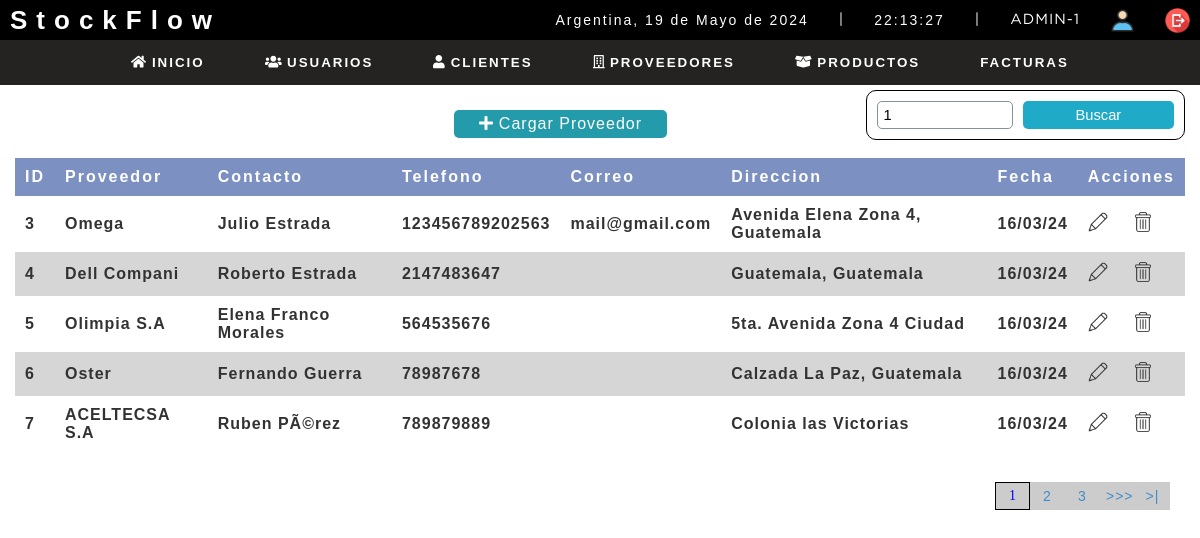
Screenshot of /sistema/buscar_proveedor.php?busqueda=1 (signed in) with the database file from the repository.
### tables this page shows
CREATE TABLE `proveedor` (
  `codproveedor` int(11) NOT NULL,
  `proveedor` varchar(100) DEFAULT NULL,
  `contacto` varchar(100) DEFAULT NULL,
  `telefono` bigint(11) DEFAULT NULL,
  `correo` varchar(200) DEFAULT NULL,
  `direccion` text DEFAULT NULL,
  `date_add` datetime NOT NULL DEFAULT current_timestamp(),
  `usuario_id` int(11) NOT NULL,
  `estatus` int(11) NOT NULL DEFAULT 1
);

### sistema/buscar_proveedor.php (the view, shortened to what this page needs)
<?php
include "../conexion.php";
?>
<!DOCTYPE html>
<html lang="en">
<head>
	<?php  include "include/scripts.php" ?>
</head>
<body>
	<?php include "include/header.php" ?>
	<section id="container">
        <?php
            $busqueda =strtolower($_REQUEST['busqueda']);
        ?>
        <h1><i class="far fa-building"></i> Lista de Proveedores</h1>
        <a href="registro_proveedor.php" class="btn_new"><i class="fas fa-plus"></i> Cargar Proveedor</a>
        <form action="buscar_proveedor.php" method="get" class="form_search">
            <input type="text" name="busqueda" id="busqueda" placeholder="Buscar" value="<?php echo $busqueda; ?>">
            <input type="submit" value="Buscar" class="btn_search">
        </form>
        <table>
            <tr>
                <th>ID</th>
                <th>Proveedor</th>
                <th>Contacto</th>
                <TH>Telefono</TH>
                <th>Correo</th>
                <th>Direccion</th>
                <th>Fecha</th>
                <th>Acciones</th>
            </tr>
        <?php
            $sql_registe = mysqli_query($conection, "SELECT COUNT(*) as total_registro FROM proveedor
                                                        WHERE (codproveedor LIKE '%$busqueda%' OR
                                                                proveedor LIKE '%$busqueda%' OR
                                                                contacto LIKE '%$busqueda%' OR
                                                                telefono LIKE '%$busqueda%' OR
                                                                correo LIKE '%$busqueda%' OR
                                                                direccion LIKE '%$busqueda%' OR
                                                                date_add LIKE '%$busqueda%')
                                                        AND estatus = 1;");
            $result_register = mysqli_fetch_array($sql_registe);
            $total_registro = $result_register['total_registro'];
            $por_pagina = 5;
            if(empty($_GET['pagina']))
            {
                $pagina = 1;
            }else{
                $pagina = $_GET['pagina'];
            }
            $desde = ($pagina-1) * $por_pagina;
            $total_paginas = ceil($total_registro / $por_pagina);
            $query = mysqli_query($conection, "SELECT * FROM proveedor
                                                WHERE (codproveedor LIKE '%$busqueda%' OR
                                                        proveedor LIKE '%$busqueda%' OR
                                                        contacto LIKE '%$busqueda%' OR
                                                        correo LIKE '%$busqueda%' OR
                                                        direccion LIKE '%$busqueda%' OR
                                                        telefono LIKE '%$busqueda%' OR
                                                        date_add LIKE '%$busqueda%')
                                                AND estatus = 1
                                                LIMIT $desde,$por_pagina
                                                ");
            $result = mysqli_num_rows($query);
            if($result > 0)
            {
                while ($data = mysqli_fetch_array($query)){
                    $formato = 'Y-m-d H:i:s';
                    $fecha = DateTime::createFromFormat($formato,$data["date_add"]);
        ?>
                <tr>
                <td><?php echo $data["codproveedor"];?></td>
                    <td><?php echo $data['proveedor'];?></td>
                    <td><?php echo $data["contacto"];?></td>
                    <td><?php echo $data["telefono"];?></td>
                    <td><?php echo $data["correo"];?></td>
                    <td><?php echo $data["direccion"];?></td>
                    <td><?php echo $fecha->format('d/m/y');?></td>
                    <td>
                        <a class="link_edit" href="editar_proveedor.php?id=<?php echo $data["codproveedor"];?>"><img src="img/editar.png" alt=""></a>
                        <a class="link_delete" href="eliminar_confirmar_proveedor.php?id=<?php echo $data["codproveedor"];?>"><img src="img/eliminar.png" alt="eliminar"></a>
                    </td>
                </tr>
            <?php
                }
            }
            ?>
        </table>
            <?php
                if($total_registro != 0)
                {
            ?>
        <div class="paginador">
            <ul>
                <?php
                    for($i=1; $i <= $total_paginas; $i++)
                    {
                        if($i == $pagina)
                        {
                            echo '<li class="pageSelected">'.$i.'</li>';
                        }else{
                            echo '<li><a href="?pagina='.$i.'&busqueda='.$busqueda.'">'.$i.'</a></li>';
                        }
                    }
                    if($pagina != $total_paginas)
                    {
                ?>
                <li><a href="?pagina=<?php echo $pagina + 1; ?>&busqueda=<?php echo $busqueda; ?>">>>></a></li>
                <li><a href="?pagina=<?php echo $total_paginas; ?>&busqueda=<?php echo $busqueda; ?>">>|</a></li>
               <?php
                    }
                ?>
            </ul>
        </div>
        <?php
                }
        ?>
	</section>
</body>
</html>

### sistema/css/style.css (style rules this page uses)
* { margin: 0; padding: 0; box-sizing: border-box; }
body { background-image: url(../../img/beautiful-girl-with-long-hair-garage-repairing-motorcycle.jpg); background-position: center; background-size: cover; width: 100%; height: 100vh; }
h1, h2, h3, h4, h5, h6 { font-family: 'arial'; font-weight: bold; letter-spacing: 1px; }
h1 { font-size: 26px; }
a { text-decoration: none; font-family: arial; letter-spacing: 1px; }
#container { padding: 90px 15px 15px; }
form { background: hsla(0, 0%, 40%, 0.475); margin: auto; padding: 20px 50px; border-radius: 40px; }
input, select { display: block; width: 100%; font-size: 11pt; padding: 5px; border: 1px solid #85929e; border-radius: 5px; }
#container h1 { font-size: 35px; display: inline-block; color: #fff; font-family: sans-serif; }
.btn_new { display: inline-block; background: #239baa; color: #fff; font-family: sans-serif; padding: 5px 25px; border-radius: 5px; margin: 20px; }
table { border-collapse: collapse; font-size: 12pt; font-family: sans-serif; width: 100%; text-align: left; background: #fff; opacity: 80%; }
table th { padding: 10px; background: hsl(222, 36%, 53%); color: #fff; letter-spacing: 2px; }
table tr:nth-child(odd) { background: #ccc; }
table td { padding: 10px; color: #000; font-weight: bold; letter-spacing: 1px; }
.link_edit img { width: 20px; height: 20px; margin-right: 20px; }
.link_delete img { width: 20px; height: 20px; }
.paginador ul { padding: 15px; list-style: none; background: initial; margin-top: 15px; display: flex; display: -webkit-flex; display: -moz-flex; display: -ms-flex; display: -o-flex; justify-content: flex-end; }
.paginador li { background: #ccc; }
.paginador a, .pageSelected { color: #428bca; border: 1px solid #ccc; padding: 5px; display: inline-block; font-size: 14px; text-align: center; width: 35px; }
.pageSelected { color: blue; background: #277bc5; border: 1px solid #000; }
.form_search { display: flex; display: -webkit-flex; display: -moz-flex; display: -ms-flex; display: -o-flex; float: right; background: initial; border: 1px solid #000; padding: 10px; border-radius: 10px; }
.form_search .btn_search { background: #1faac8; color: #fff; padding: 0 20px; border: 0; cursor: pointer; margin-left: 10px; }

### rows the page displays
proveedor: codproveedor "3", proveedor "Omega", contacto "Julio Estrada", telefono "123456789202563", correo "mail@gmail.com", direccion "Avenida Elena Zona 4, Guatemala", date_add "16/03/24"
proveedor: codproveedor "4", proveedor "Dell Compani", contacto "Roberto Estrada", telefono "2147483647", direccion "Guatemala, Guatemala", date_add "16/03/24"
proveedor: codproveedor "5", proveedor "Olimpia S.A", contacto "Elena Franco Morales", telefono "564535676", direccion "5ta. Avenida Zona 4 Ciudad", date_add "16/03/24"
proveedor: codproveedor "6", proveedor "Oster", contacto "Fernando Guerra", telefono "78987678", direccion "Calzada La Paz, Guatemala", date_add "16/03/24"
proveedor: codproveedor "7", proveedor "ACELTECSA S.A", contacto "Ruben PÃ©rez", telefono "789879889", direccion "Colonia las Victorias", date_add "16/03/24"

### other values shown
fechaC() "19 de Mayo de 2024"
$_SESSION['user'] "ADMIN"
$_SESSION['rol'] "1"
